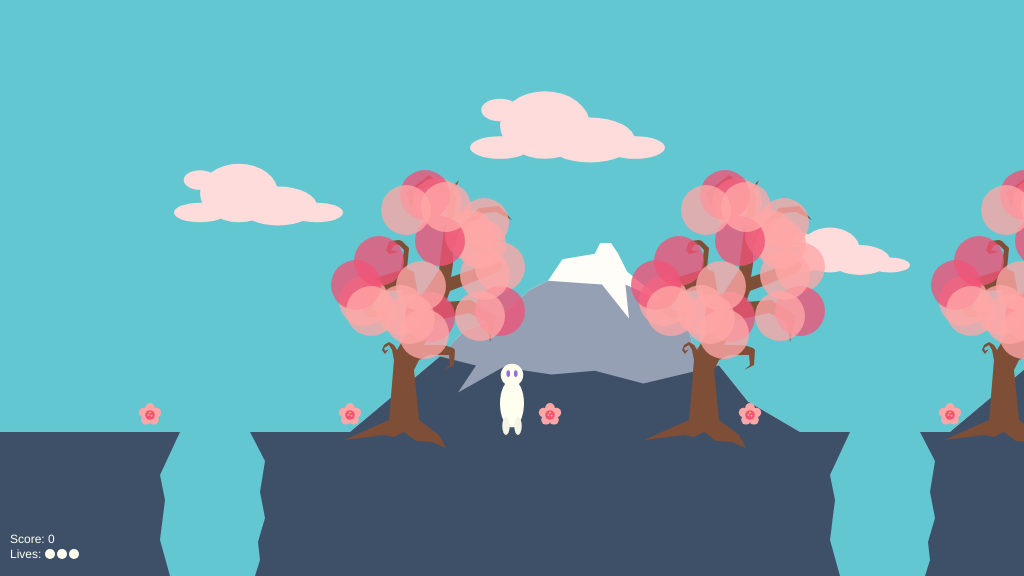
Frame 1 (no input)
Frame 60 (no input): identical to frame 1, image omitted
Frame 120 (the mouse pressed at the canvas centre since frame 60): identical to frame 1, image omitted

The p5.js sketch that drew this single still picture (run headless with seeded random() and noise() and a simulated clock; from frame 60 on, the mouse is pressed at the canvas centre):

// p5.js sketch
// ── sketch.js
/*

The Game Project 

*/

var gameChar_x;
var gameChar_y;
var floorPos_y;
var scrollPos;
var gameChar_world_x;

var gameScore;
var flagpole;
var lives;

var isLeft;
var isRight;
var isFalling;
var isPlummeting;

var clouds;
var mountains;
var trees_x;
var trees_y;

var canyons;
var collectables;

function setup()
{
	createCanvas(1024, 576);
	floorPos_y = height * 3/4;
    lives = 3;
    
    startGame();
}

function startGame()
{
    gameChar_x = width/2;
	gameChar_y = floorPos_y;

	// Variable to control the background scrolling.
	scrollPos = 0;

	// Variable to store the real position of the gameChar in the game
	// world. Needed for collision detection.
	gameChar_world_x = gameChar_x - scrollPos;

	// Boolean variables to control the movement of the game character.
	isLeft = false;
	isRight = false;
	isFalling = false;
	isPlummeting = false;
    
    //Initialise game mechanics
    gameScore = 0;
    flagpole = {
        x_pos: 2650,
        isReached: false
    };

	// Initialise arrays of scenery objects.
    trees_x = [450, 750, 1050, 1350, 1650, 1900, 2200, 2500];
    trees_y = floorPos_y - 141;
    
    clouds = [
        {
        x_pos: 200,
        y_pos: 180,
        size: 1.3},
        {
        x_pos: 800,
        y_pos: 240,
        size: 1},
        {
        x_pos: 500,
        y_pos: 110,
        size: 1.5},
        {
        x_pos: 1200,
        y_pos: 180,
        size: 1.3},
        {
        x_pos: 1800,
        y_pos: 240,
        size: 1},
        {
        x_pos: 1500,
        y_pos: 110,
        size: 1.5},
        {
        x_pos: 2200,
        y_pos: 180,
        size: 1.3},
        {
        x_pos: 2800,
        y_pos: 240,
        size: 1},
        {
        x_pos: 2500,
        y_pos: 110,
        size: 1.5}
    ];
    
    mountains = [
        {
        x_pos: 350,
        y_pos: floorPos_y,
        size: 1.8},
        {
        x_pos: 950,
        y_pos: floorPos_y,
        size: 1.8},
        {
        x_pos: 2150,
        y_pos: floorPos_y,
        size: 1.4}
    ];
    
    canyons = [
        {
        x_pos: 180,
        width: 70},
        {
        x_pos: 850,
        width: 70},
        {
        x_pos: 1450,
        width: 70},
        {
        x_pos: 1950,
        width: 70}
    ];
    
    collectables = [
        {
        x_pos: 150,
        y_pos: 415,
        size: 0.8,
        isFound: false},
        {
        x_pos: 350,
        y_pos: 415,
        size: 0.8,
        isFound: false},
        {
        x_pos: 550,
        y_pos: 415,
        size: 0.8,
        isFound: false},
        {
        x_pos: 750,
        y_pos: 415,
        size: 0.8,
        isFound: false},
        {
        x_pos: 950,
        y_pos: 415,
        size: 0.8,
        isFound: false},
        {
        x_pos: 1150,
        y_pos: 415,
        size: 0.8,
        isFound: false},
        {
        x_pos: 1350,
        y_pos: 415,
        size: 0.8,
        isFound: false},
        {
        x_pos: 1550,
        y_pos: 415,
        size: 0.8,
        isFound: false},
        {
        x_pos: 1750,
        y_pos: 415,
        size: 0.8,
        isFound: false},
        {
        x_pos: 1950,
        y_pos: 415,
        size: 0.8,
        isFound: false}
    ];
}

function draw()
{    
    background(98,199,209); // fill the sky blue

	noStroke();
	fill(62,80,104);
	rect(0, floorPos_y, width, height/4); // draw some green ground
    
    push();
    translate(scrollPos, 0);

    drawClouds();

    drawMountains();

    drawTrees();
    
	// Draw canyons.
    for(var g = 0; g < canyons.length; g++)
    {
        drawCanyon(canyons[g]);
        checkCanyon(canyons[g]);
    };

	// Draw collectable items.
    for(var f = 0; f < collectables.length; f++)
    {
        if(collectables[f].isFound == false)
        {
            drawCollectable(collectables[f]);
            checkCollectable(collectables[f]);
        }
    };
    
    renderFlagpole();
    if(flagpole.isReached == false)
    {
        checkFlagpole();
    }
    
    pop();
    
    noStroke;
    fill(255,255,240);
    textAlign(LEFT, BOTTOM);
    textSize(12);
    text('Score: ' + gameScore, 10, height - 30);
    text('Lives:', 10, height - 15);
    for(var l = 0; l < 1*lives; l++)
    {
        ellipse(50 + 12*[l], height - 22,10,10);
    }

	drawGameChar();
        
    if(flagpole.isReached == true)
    {
        noStroke();
        fill(255,255,240);
        textAlign(CENTER, CENTER);
        textSize(24);
        text('LEVEL COMPLETE', width/2, height - 70);
        text('[ REFRESH PAGE to play again ]', width/2, height - 50);
        return;
    }

	// Logic to make the game character move or the background scroll.
	if(isLeft)
	{
		if(gameChar_x > width * 0.2)
		{
			gameChar_x -= 3;
		}
		else
		{
			scrollPos += 3;
		}
	}
	if(isRight)
	{
		if(gameChar_x < width * 0.8)
		{
			gameChar_x  += 3;
		}
		else
		{
			scrollPos -= 3; // negative for moving against the background
		}
	}

	// Logic to make the game character rise and fall.
    if(gameChar_y < floorPos_y)
    {
        isFalling = true;
        gameChar_y += 2;
    }
    else
    {
        isFalling = false;
    };
    
    if(isPlummeting)
    {
        gameChar_y += 5;
    }

	// Update real position of gameChar for collision detection.
	gameChar_world_x = gameChar_x - scrollPos;
    
    checkPlayerDie();
}

function keyPressed()
{
    if(keyCode == 65)
    {
        isLeft = true;
    }
    
    if(keyCode == 68)
    {
        isRight = true;
    }
    
    if(keyCode == 32 && gameChar_y == floorPos_y)
    {
        gameChar_y -= 100;
    };
}

function keyReleased()
{
    if(keyCode == 65)
    {
        isLeft = false;
    }
    
    if(keyCode == 68)
    {
        isRight = false;
    }
}

// Function to draw the game character.
function drawGameChar()
{
	// draw game character
    if(isLeft && isFalling)
	{
        //body
        fill(255,255,240);
        ellipse(gameChar_x, gameChar_y - 42, 24, 37);
        //head
        fill(255,255,240);
        ellipse(gameChar_x, gameChar_y - 65, 18.5, 22.5);
        //eyes
        fill(147,112,219);
        ellipse(gameChar_x - 3.75, gameChar_y - 66.5, 3.75, 6.75);
        //feet
        fill(245,245,230);
        ellipse(gameChar_x - 6, gameChar_y - 30, 7.5, 18);
        ellipse(gameChar_x + 6, gameChar_y - 25, 7.5, 18);
	}
	else if(isRight && isFalling)
	{
        //body
        fill(255,255,240);
        ellipse(gameChar_x, gameChar_y - 42, 24, 37);
        //head
        fill(255,255,240);
        ellipse(gameChar_x, gameChar_y - 65, 18.5, 22.5);
        //eyes
        fill(147,112,219);
        ellipse(gameChar_x + 3.75, gameChar_y - 66.5, 3.75, 6.75);
        //feet
        fill(245,245,230);
        ellipse(gameChar_x - 6, gameChar_y - 25, 7.5, 18);
        ellipse(gameChar_x + 6, gameChar_y - 30, 7.5, 18);
	}
	else if(isLeft)
	{
        //body
        fill(255,255,240);
        ellipse(gameChar_x, gameChar_y - 28.5, 20, 48);
        //head
        fill(255,255,240);
        ellipse(gameChar_x, gameChar_y - 57, 18.5, 22.5);
        //eyes
        fill(147,112,219);
        ellipse(gameChar_x - 4.75, gameChar_y - 58.5, 3.75, 6.75);
        //feet
        fill(245,245,230);
        ellipse(gameChar_x - 5, gameChar_y - 12, 7.5, 18);
        ellipse(gameChar_x + 4, gameChar_y - 6, 7.5, 18);
	}
	else if(isRight)
	{
        //body
        fill(255,255,240);
        ellipse(gameChar_x, gameChar_y - 28.5, 20, 48);
        //head
        fill(255,255,240);
        ellipse(gameChar_x, gameChar_y - 57, 18.5, 22.5);
        //eyes
        fill(147,112,219);
        ellipse(gameChar_x + 4.75, gameChar_y - 58.5, 3.75, 6.75);
        //feet
        fill(245,245,230);
        ellipse(gameChar_x + 5, gameChar_y - 12, 7.5, 18);
        ellipse(gameChar_x - 4, gameChar_y - 6, 7.5, 18);
	}
	else if(isFalling || isPlummeting)
	{
        //body
        fill(255,255,240);
        ellipse(gameChar_x, gameChar_y - 42, 28, 37);
        //head
        fill(255,255,240);
        ellipse(gameChar_x, gameChar_y - 65, 22.5, 22.5);
        //eyes
        fill(147,112,219);
        ellipse(gameChar_x - 3.75, gameChar_y - 66.5, 3.75, 6.75);
        ellipse(gameChar_x + 3.75, gameChar_y - 66.5, 3.75, 6.75);
        //feet
        fill(245,245,230);
        ellipse(gameChar_x - 6, gameChar_y - 25, 7.5, 18);
        ellipse(gameChar_x + 6, gameChar_y - 25, 7.5, 18);
	}
	else
	{
        //body
        fill(255,255,240);
        ellipse(gameChar_x, gameChar_y - 28.5, 24, 48);
        //head
        fill(255,255,240);
        ellipse(gameChar_x, gameChar_y - 57, 22.5, 22.5);
        //eyes
        fill(147,112,219);
        ellipse(gameChar_x - 3.75, gameChar_y - 58.5, 3.75, 6.75);
        ellipse(gameChar_x + 3.75, gameChar_y - 58.5, 3.75, 6.75);
        //feet
        fill(245,245,230);
        ellipse(gameChar_x - 6, gameChar_y - 6, 7.5, 18);
        ellipse(gameChar_x + 6, gameChar_y - 6, 7.5, 18);
	}
}

// Function to draw cloud objects.
function drawClouds()
{
    for(var c = 0; c < clouds.length; c++)
    {
        noStroke();
        fill(255,220,220);
        ellipse(clouds[c].x_pos, clouds[c].y_pos, 25*clouds[c].size, 15*clouds[c].size);
        ellipse(clouds[c].x_pos, clouds[c].y_pos + 25*clouds[c].size, 40*clouds[c].size, 15*clouds[c].size);
        ellipse(clouds[c].x_pos + 30*clouds[c].size, clouds[c].y_pos + 10*clouds[c].size, 60*clouds[c].size, 45*clouds[c].size);
        ellipse(clouds[c].x_pos + 60*clouds[c].size, clouds[c].y_pos + 20*clouds[c].size, 60*clouds[c].size, 30*clouds[c].size);
        ellipse(clouds[c].x_pos + 90*clouds[c].size, clouds[c].y_pos + 25*clouds[c].size, 40*clouds[c].size, 15*clouds[c].size);
    };
}

// Function to draw mountains objects.
function drawMountains()
{
    for(var m = 0; m < mountains.length; m++)
    {
        noStroke();
        fill(254,253,248);
        beginShape();
        vertex(mountains[m].x_pos,mountains[m].y_pos); 
        vertex(mountains[m].x_pos + 50*mountains[m].size,mountains[m].y_pos - 42*mountains[m].size); 
        vertex(mountains[m].x_pos + 63*mountains[m].size,mountains[m].y_pos - 56*mountains[m].size);
        vertex(mountains[m].x_pos + 82*mountains[m].size,mountains[m].y_pos - 63*mountains[m].size);
        vertex(mountains[m].x_pos + 100*mountains[m].size,mountains[m].y_pos - 79*mountains[m].size);
        vertex(mountains[m].x_pos + 110*mountains[m].size,mountains[m].y_pos - 84*mountains[m].size);
        vertex(mountains[m].x_pos + 118*mountains[m].size,mountains[m].y_pos - 96*mountains[m].size);
        vertex(mountains[m].x_pos + 136*mountains[m].size,mountains[m].y_pos - 99*mountains[m].size);
        vertex(mountains[m].x_pos + 139*mountains[m].size,mountains[m].y_pos - 105*mountains[m].size);
        vertex(mountains[m].x_pos + 145*mountains[m].size,mountains[m].y_pos - 105*mountains[m].size);
        vertex(mountains[m].x_pos + 149*mountains[m].size,mountains[m].y_pos - 99*mountains[m].size);
        vertex(mountains[m].x_pos + 154*mountains[m].size,mountains[m].y_pos - 89*mountains[m].size);
        vertex(mountains[m].x_pos + 175*mountains[m].size,mountains[m].y_pos - 72*mountains[m].size);
        vertex(mountains[m].x_pos + 187*mountains[m].size,mountains[m].y_pos - 61*mountains[m].size);
        vertex(mountains[m].x_pos + 190*mountains[m].size,mountains[m].y_pos - 50*mountains[m].size);
        vertex(mountains[m].x_pos + 205*mountains[m].size,mountains[m].y_pos - 37*mountains[m].size); 
        vertex(mountains[m].x_pos + 221*mountains[m].size,mountains[m].y_pos - 17*mountains[m].size); 
        vertex(mountains[m].x_pos + 250*mountains[m].size,mountains[m].y_pos); 
        endShape();
        fill(150,160,180);
        beginShape();
        vertex(mountains[m].x_pos,mountains[m].y_pos); 
        vertex(mountains[m].x_pos + 50*mountains[m].size,mountains[m].y_pos - 42*mountains[m].size); 
        vertex(mountains[m].x_pos + 63*mountains[m].size,mountains[m].y_pos - 56*mountains[m].size);
        vertex(mountains[m].x_pos + 82*mountains[m].size,mountains[m].y_pos - 63*mountains[m].size);
        vertex(mountains[m].x_pos + 100*mountains[m].size,mountains[m].y_pos - 79*mountains[m].size);
        vertex(mountains[m].x_pos + 110*mountains[m].size,mountains[m].y_pos - 84*mountains[m].size);
        vertex(mountains[m].x_pos + 140*mountains[m].size,mountains[m].y_pos - 82*mountains[m].size);
        vertex(mountains[m].x_pos + 155*mountains[m].size,mountains[m].y_pos - 63*mountains[m].size);
        vertex(mountains[m].x_pos + 153*mountains[m].size,mountains[m].y_pos - 82*mountains[m].size);
        vertex(mountains[m].x_pos + 175*mountains[m].size,mountains[m].y_pos - 72*mountains[m].size);
        vertex(mountains[m].x_pos + 187*mountains[m].size,mountains[m].y_pos - 61*mountains[m].size);
        vertex(mountains[m].x_pos + 190*mountains[m].size,mountains[m].y_pos - 50*mountains[m].size);
        vertex(mountains[m].x_pos + 205*mountains[m].size,mountains[m].y_pos - 37*mountains[m].size); 
        vertex(mountains[m].x_pos + 221*mountains[m].size,mountains[m].y_pos - 17*mountains[m].size); 
        vertex(mountains[m].x_pos + 250*mountains[m].size,mountains[m].y_pos); 
        endShape();
        fill(62,80,104);
        beginShape();
        vertex(mountains[m].x_pos,mountains[m].y_pos); 
        vertex(mountains[m].x_pos + 50*mountains[m].size,mountains[m].y_pos - 42*mountains[m].size); 
        vertex(mountains[m].x_pos + 70*mountains[m].size,mountains[m].y_pos - 37*mountains[m].size);
        vertex(mountains[m].x_pos + 60*mountains[m].size,mountains[m].y_pos - 22*mountains[m].size);
        vertex(mountains[m].x_pos + 85*mountains[m].size,mountains[m].y_pos - 36*mountains[m].size);
        vertex(mountains[m].x_pos + 112*mountains[m].size,mountains[m].y_pos - 32*mountains[m].size);
        vertex(mountains[m].x_pos + 136*mountains[m].size,mountains[m].y_pos - 34*mountains[m].size);
        vertex(mountains[m].x_pos + 163*mountains[m].size,mountains[m].y_pos - 27*mountains[m].size);
        vertex(mountains[m].x_pos + 205*mountains[m].size,mountains[m].y_pos - 37*mountains[m].size); 
        vertex(mountains[m].x_pos + 221*mountains[m].size,mountains[m].y_pos - 17*mountains[m].size); 
        vertex(mountains[m].x_pos + 250*mountains[m].size,mountains[m].y_pos); 
        endShape();
    };
}
// Function to draw trees objects.
function drawTrees()
{
    for(var t = 0; t < trees_x.length; t++)
    {
        noStroke();
        fill(127,78,55);
        beginShape();
        vertex(trees_x[t], trees_y);
        vertex(trees_x[t] - 4, trees_y + 11);
        vertex(trees_x[t] + 21, trees_y + 9);
        vertex(trees_x[t] + 46, trees_y + 25);
        vertex(trees_x[t] + 40, trees_y + 51);
        vertex(trees_x[t] + 37, trees_y + 31);
        vertex(trees_x[t] + 19, trees_y + 22);
        vertex(trees_x[t] - 13, trees_y + 29);
        vertex(trees_x[t] - 16, trees_y + 34);
        vertex(trees_x[t] - 26, trees_y + 54);
        vertex(trees_x[t] - 6, trees_y + 54);
        vertex(trees_x[t] + 3, trees_y + 57);
        vertex(trees_x[t] + 5, trees_y + 59);
        vertex(trees_x[t] + 4, trees_y + 74);
        vertex(trees_x[t] - 6, trees_y + 79);
        vertex(trees_x[t], trees_y + 74);
        vertex(trees_x[t] - 1, trees_y + 64);
        vertex(trees_x[t] - 21, trees_y + 64);
        vertex(trees_x[t] - 31, trees_y + 69);
        vertex(trees_x[t] - 36, trees_y + 79);
        vertex(trees_x[t] - 31, trees_y + 129);
        vertex(trees_x[t] - 11, trees_y + 144);
        vertex(trees_x[t] - 4, trees_y + 157);
        vertex(trees_x[t] - 18, trees_y + 151);
        vertex(trees_x[t] - 34, trees_y + 150);
        vertex(trees_x[t] - 46, trees_y + 141);
        vertex(trees_x[t] - 56, trees_y + 146);
        vertex(trees_x[t] - 66, trees_y + 144);
        vertex(trees_x[t] - 106, trees_y + 149);
        vertex(trees_x[t] - 61, trees_y + 129);
        vertex(trees_x[t] - 56, trees_y + 69);
        vertex(trees_x[t] - 58, trees_y + 59);
        vertex(trees_x[t] - 61, trees_y + 54);
        vertex(trees_x[t] - 66, trees_y + 57);
        vertex(trees_x[t] - 65, trees_y + 60);
        vertex(trees_x[t] - 61, trees_y + 58);
        vertex(trees_x[t] - 65, trees_y + 63);
        vertex(trees_x[t] - 68, trees_y + 59);
        vertex(trees_x[t] - 66, trees_y + 54);
        vertex(trees_x[t] - 61, trees_y + 51);
        vertex(trees_x[t] - 56, trees_y + 54);
        vertex(trees_x[t] - 53, trees_y + 59);
        vertex(trees_x[t] - 44, trees_y + 44);
        vertex(trees_x[t] - 43, trees_y + 19);
        vertex(trees_x[t] - 48, trees_y - 1);
        vertex(trees_x[t] - 66, trees_y);
        vertex(trees_x[t] - 76, trees_y + 4);
        vertex(trees_x[t] - 78, trees_y + 19);
        vertex(trees_x[t] - 65, trees_y + 21);
        vertex(trees_x[t] - 66, trees_y + 14);
        vertex(trees_x[t] - 61, trees_y + 24);
        vertex(trees_x[t] - 64, trees_y + 26);
        vertex(trees_x[t] - 81, trees_y + 26);
        vertex(trees_x[t] - 86, trees_y + 24);
        vertex(trees_x[t] - 91, trees_y - 1);
        vertex(trees_x[t] - 81, trees_y - 11);
        vertex(trees_x[t] - 49, trees_y - 21);
        vertex(trees_x[t] - 46, trees_y - 41);
        vertex(trees_x[t] - 51, trees_y - 46);
        vertex(trees_x[t] - 56, trees_y - 46);
        vertex(trees_x[t] - 59, trees_y - 41);
        vertex(trees_x[t] - 51, trees_y - 39);
        vertex(trees_x[t] - 61, trees_y - 37);
        vertex(trees_x[t] - 64, trees_y - 41);
        vertex(trees_x[t] - 61, trees_y - 49);
        vertex(trees_x[t] - 59, trees_y - 50);
        vertex(trees_x[t] - 51, trees_y - 51);
        vertex(trees_x[t] - 48, trees_y - 50);
        vertex(trees_x[t] - 41, trees_y - 43);
        vertex(trees_x[t] - 43, trees_y - 22);
        vertex(trees_x[t] - 36, trees_y - 19);
        vertex(trees_x[t] - 31, trees_y + 9);
        vertex(trees_x[t] - 11, trees_y - 21);
        vertex(trees_x[t] - 6, trees_y - 61);
        vertex(trees_x[t] - 16, trees_y - 76);
        vertex(trees_x[t] - 4, trees_y - 69);
        vertex(trees_x[t] - 1, trees_y - 91);
        vertex(trees_x[t] - 21, trees_y - 106);
        vertex(trees_x[t] - 36, trees_y - 96);
        vertex(trees_x[t] - 33, trees_y - 73);
        vertex(trees_x[t] - 44, trees_y - 98);
        vertex(trees_x[t] - 21, trees_y - 116);
        vertex(trees_x[t] - 1, trees_y - 101);
        vertex(trees_x[t] + 9, trees_y - 111);
        vertex(trees_x[t] + 4, trees_y - 99);
        vertex(trees_x[t] + 6, trees_y - 94);
        vertex(trees_x[t] + 5, trees_y - 76);
        vertex(trees_x[t] + 3, trees_y - 56);
        vertex(trees_x[t] + 29, trees_y - 83);
        vertex(trees_x[t] + 49, trees_y - 85);
        vertex(trees_x[t] + 62, trees_y - 71);
        vertex(trees_x[t] + 46, trees_y - 79);
        vertex(trees_x[t] + 34, trees_y - 78);
        vertex(trees_x[t] + 17, trees_y - 60);
        vertex(trees_x[t] + 3, trees_y - 44);
        vertex(trees_x[t] + 3, trees_y - 27);
        vertex(trees_x[t] + 1, trees_y - 14);
        vertex(trees_x[t] + 42, trees_y - 28);
        vertex(trees_x[t] + 35, trees_y - 45);
        vertex(trees_x[t] + 52, trees_y - 27);
        vertex(trees_x[t] + 49, trees_y - 19);
        endShape();
        fill(255,167,166,200);
        ellipse(trees_x[t] + 20,trees_y - 56,50,50);
        ellipse(trees_x[t] - 86,trees_y + 10,50,50);
        ellipse(trees_x[t] + 50,trees_y - 24,50,50);
        ellipse(trees_x[t] - 49,trees_y + 19,50,50);
        ellipse(trees_x[t] + 31,trees_y - 47,50,50);
        ellipse(trees_x[t] - 13,trees_y - 88,50,50);
        ellipse(trees_x[t] + 34,trees_y - 68,50,50);
        fill(241,84,119, 200);
        ellipse(trees_x[t] - 71,trees_y - 30,50,50);
        ellipse(trees_x[t] - 94,trees_y - 6,50,50);
        ellipse(trees_x[t] - 25,trees_y - 96,50,50);
        ellipse(trees_x[t] - 20,trees_y + 26,50,50);
        ellipse(trees_x[t] + 50,trees_y + 20,50,50);
        ellipse(trees_x[t] - 10,trees_y - 50,50,50);
        fill(255,167,166,200);
        ellipse(trees_x[t] - 4,trees_y - 84,50,50);
        ellipse(trees_x[t] - 79,trees_y + 20,50,50);
        ellipse(trees_x[t] - 29,trees_y - 5,50,50);
        ellipse(trees_x[t] - 44,trees_y - 81,50,50);
        ellipse(trees_x[t] + 35,trees_y - 16,50,50);
        ellipse(trees_x[t] - 40,trees_y + 28,50,50);
        ellipse(trees_x[t] - 26,trees_y + 43,50,50);
        ellipse(trees_x[t] + 30,trees_y + 25,50,50);
    };
}

// Function to draw canyon objects.
function drawCanyon(t_canyon)
{
        noStroke();
        fill(98,199,209);
        beginShape();
        vertex(t_canyon.x_pos,floorPos_y);
        vertex(t_canyon.x_pos + t_canyon.width,floorPos_y);
        vertex(t_canyon.x_pos + t_canyon.width + 15,floorPos_y + 29);
        vertex(t_canyon.x_pos + t_canyon.width + 10,floorPos_y + 60);
        vertex(t_canyon.x_pos + t_canyon.width + 15,floorPos_y + 86);
        vertex(t_canyon.x_pos + t_canyon.width + 8,floorPos_y + 110);
        vertex(t_canyon.x_pos + t_canyon.width + 10,floorPos_y + 128);
        vertex(t_canyon.x_pos + t_canyon.width + 5,floorPos_y + 144);
        vertex(t_canyon.x_pos - 10,floorPos_y + 144);
        vertex(t_canyon.x_pos - 20,floorPos_y + 108);
        vertex(t_canyon.x_pos - 15,floorPos_y + 68);
        vertex(t_canyon.x_pos - 20,floorPos_y + 43);
        endShape();
}

// Function to check character is over a canyon.
function checkCanyon(t_canyon)
{
    if((gameChar_world_x > t_canyon.x_pos && (gameChar_world_x < t_canyon.x_pos + t_canyon.width)) && gameChar_y >= floorPos_y)
    {
        isPlummeting = true;
    }
}

// Function to draw collectable objects.
function drawCollectable(t_collectable)
{
    noStroke();
    fill(255,167,166);
    ellipse(t_collectable.x_pos, t_collectable.y_pos - 9*t_collectable.size,12*t_collectable.size,12*t_collectable.size);
    ellipse(t_collectable.x_pos - 8*t_collectable.size, t_collectable.y_pos - 3*t_collectable.size,12*t_collectable.size,12*t_collectable.size);
    ellipse(t_collectable.x_pos + 8*t_collectable.size, t_collectable.y_pos - 3*t_collectable.size,12*t_collectable.size,12*t_collectable.size);
    ellipse(t_collectable.x_pos - 5*t_collectable.size, t_collectable.y_pos + 6*t_collectable.size,12*t_collectable.size,12*t_collectable.size);
    ellipse(t_collectable.x_pos + 5*t_collectable.size, t_collectable.y_pos + 6*t_collectable.size,12*t_collectable.size,12*t_collectable.size);
    fill(241,84,119);
    ellipse(t_collectable.x_pos, t_collectable.y_pos,12*t_collectable.size,12*t_collectable.size);
    fill(251,238,72);
    ellipse(t_collectable.x_pos, t_collectable.y_pos - 3*t_collectable.size,2*t_collectable.size,2*t_collectable.size);
    ellipse(t_collectable.x_pos - 2*t_collectable.size, t_collectable.y_pos,2*t_collectable.size,2*t_collectable.size);
    ellipse(t_collectable.x_pos + 2*t_collectable.size, t_collectable.y_pos + 1*t_collectable.size,2*t_collectable.size,2*t_collectable.size);
}

// Function to check character has collected an item.
function checkCollectable(t_collectable)
{
    if(dist(gameChar_world_x, gameChar_y, t_collectable.x_pos, t_collectable.y_pos) < 20)
    {
        t_collectable.isFound = true;
        gameScore += 1;
    };
}

function renderFlagpole()
{
    strokeWeight(3);
    stroke(130,140,160);
    line(flagpole.x_pos, floorPos_y, flagpole.x_pos, floorPos_y - 200);
    noStroke();
    fill(255,167,166);
    if(flagpole.isReached == true)
    {
        rect(flagpole.x_pos, floorPos_y - 200, 50, 30);
    }
    else
    {
        rect(flagpole.x_pos, floorPos_y - 30, 50, 30);
    }
}

function checkFlagpole()
{
    if(dist(gameChar_world_x, gameChar_y, flagpole.x_pos, floorPos_y) < 20)
    {
        flagpole.isReached = true;
    }
}

function checkPlayerDie()
{
    if(gameChar_y > height + 100)
    {
        lives -= 1;
        if(lives < 1)
        {
            noStroke();
            fill(255,255,240);
            textAlign(CENTER, CENTER);
            textSize(24);
            text('GAME OVER', width/2, height - 70);
            text('[ REFRESH PAGE to try again ]', width/2, height - 50);
            return;
        }
        else 
        {
            startGame();
        }
    }
}
